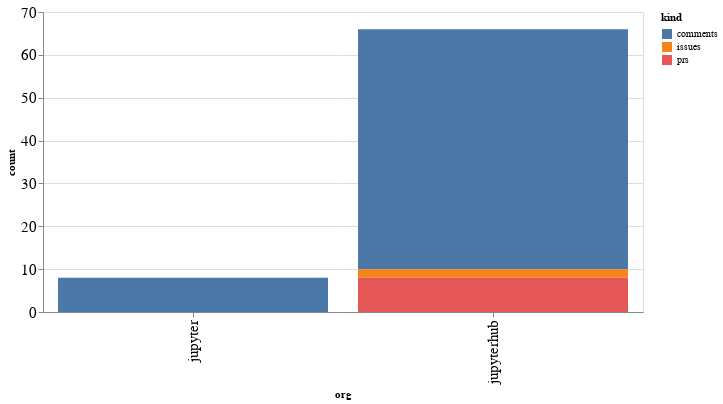

This figure's notebook cell:
### Code cell
alt.Chart(org_summaries, width=600).mark_bar().encode(
    x='org',
    y='count',
    color='kind',
    tooltip="org"
)

### Figure 1 — Vega-Lite specification as saved in the notebook (floating-point values rounded to 4 significant figures)
{"config": {"axisLeft": {"labelFontSize": 15}, "axisBottom": {"labelFontSize": 15}}, "data": {"name": "data-203a3a117a9a82b5601677b1442d213c"}, "mark": "bar", "encoding": {"color": {"type": "nominal", "field": "kind"}, "tooltip": {"type": "nominal", "field": "org"}, "x": {"type": "nominal", "field": "org"}, "y": {"type": "quantitative", "field": "count"}}, "width": 600, "$schema": "https://vega.github.io/schema/vega-lite/v4.8.1.json", "datasets": {"data-203a3a117a9a82b5601677b1442d213c": [{"org": "jupyter", "kind": "comments", "count": 8}, {"org": "jupyterhub", "kind": "comments", "count": 56}, {"org": "jupyterhub", "kind": "issues", "count": 2}, {"org": "jupyterhub", "kind": "prs", "count": 8}]}}
